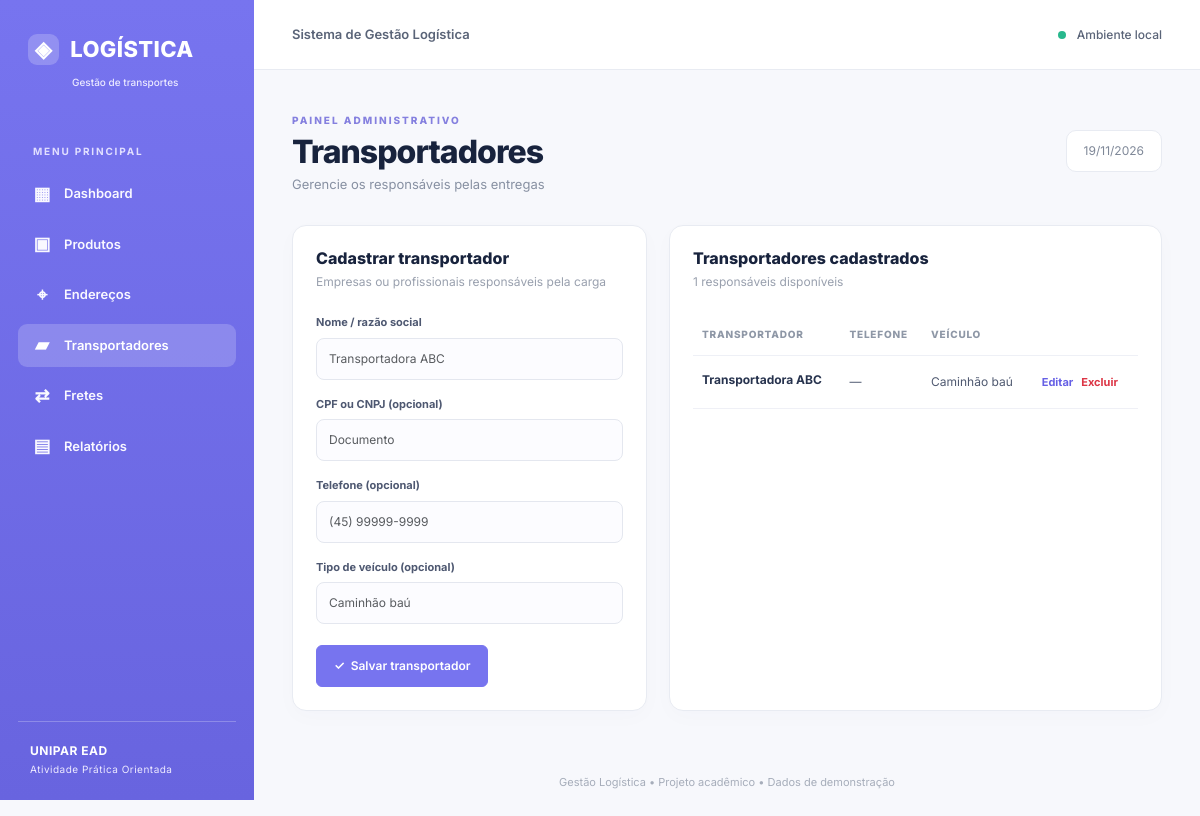
Page /index.php?page=transportadores on the committed database.
### tables this page shows
CREATE TABLE IF NOT EXISTS transportadores (
 id INT AUTO_INCREMENT PRIMARY KEY, nome VARCHAR(150) NOT NULL,
 documento VARCHAR(25) NOT NULL DEFAULT '', telefone VARCHAR(25) NOT NULL DEFAULT '',
 veiculo VARCHAR(120) NOT NULL DEFAULT ''
);

### includes/functions.php (called while the page is built, shortened)
<?php
require_once __DIR__ . '/../config/database.php';
function h($v): string {return htmlspecialchars((string)$v, ENT_QUOTES | ENT_SUBSTITUTE, 'UTF-8');}
function all(string $table, string $order='id DESC'): array {
 $allowed=['produtos','enderecos','transportadores','fretes'];
 return db()->query("SELECT * FROM $table ORDER BY $order")->fetchAll();
}

### config/database.php (called while the page is built, shortened)
<?php
function db(): PDO {
    static $pdo = null;
    if ($pdo === null) {
        $pdo = new PDO('mysql:host='.DB_HOST.';port='.DB_PORT.';dbname='.DB_NAME.';charset=utf8mb4', DB_USER, DB_PASS, [
            PDO::ATTR_ERRMODE => PDO::ERRMODE_EXCEPTION,
            PDO::ATTR_DEFAULT_FETCH_MODE => PDO::FETCH_ASSOC,
            PDO::ATTR_EMULATE_PREPARES => false,
        ]);
    }
    return $pdo;
}

### pages/transportadores.php (the view, shortened to what this page needs)
<?php $items=all('transportadores');$edit=isset($_GET['edit'])?one('transportadores',(int)$_GET['edit']):null; ?>
<div class="two-col"><section class="panel"><div class="panel-header"><div><h2><?=$edit?'Editar transportador':'Cadastrar transportador'?></h2><p>Empresas ou profissionais responsáveis pela carga</p></div></div><form method="post" class="form-grid">
<label>Nome / razão social<input class="form-control" required name="nome" maxlength="150" placeholder="Transportadora ABC" value="<?=h($edit['nome']??'')?>"></label>
<label>CPF ou CNPJ (opcional)<input class="form-control" name="documento" maxlength="25" placeholder="Documento" value="<?=h($edit['documento']??'')?>"></label>
<label>Telefone (opcional)<input class="form-control" name="telefone" maxlength="25" placeholder="(45) 99999-9999" value="<?=h($edit['telefone']??'')?>"></label>
<label>Tipo de veículo (opcional)<input class="form-control" name="veiculo" maxlength="120" placeholder="Caminhão baú" value="<?=h($edit['veiculo']??'')?>"></label>
<div class="form-actions"><button class="btn btn-purple" type="submit">✓ &nbsp;Salvar transportador</button></div></form></section>
<section class="panel"><div class="panel-header"><div><h2>Transportadores cadastrados</h2><p><?=count($items)?> responsáveis disponíveis</p></div></div><div class="table-responsive"><table class="table app-table"><thead><tr><th>Transportador</th><th>Telefone</th><th>Veículo</th><th></th></tr></thead><tbody>
<?php foreach($items as $x):?><tr><td><b><?=h($x['nome'])?></b></td><td><?=h($x['telefone']?:'—')?></td><td><?=h($x['veiculo']?:'—')?></td><td class="action-cell"><a class="text-link" href="index.php?page=transportadores&amp;edit=<?=$x['id']?>">Editar</a><form method="post" onsubmit="return confirm('Excluir este transportador?');"><button class="link-danger" type="submit">Excluir</button></form></td></tr><?php endforeach;?>
<?php if(!$items):?><tr><td colspan="4" class="empty-state">Nenhum transportador cadastrado.</td></tr><?php endif;?></tbody></table></div></section></div>

### assets/css/style.css (style rules this page uses)
:root { --purple:#7774ef;--violet:#6660e5;--ink:#18233d;--muted:#7a8397;--border:#e8ebf2;--paper:#fff;--bg:#f7f8fc }
* { box-sizing:border-box }
body { margin:0;font-family:Inter,Arial,sans-serif;background:var(--bg);color:var(--ink);font-size:14px }
a { text-decoration:none }
.kpi-card,.panel { background:#fff;border:1px solid var(--border);box-shadow:0 6px 22px #25315905;border-radius:14px }
.panel { padding:23px;min-width:0 }
.panel-header { display:flex;justify-content:space-between;align-items:center;gap:12px;margin-bottom:23px }
.panel-header h2 { font-size:16px;font-weight:800;margin:0 0 5px }
.panel-header p { font-size:12px;color:#99a0ae;margin:0 }
.btn-purple { background:var(--purple);border-color:var(--purple);color:#fff;font-weight:600 }
.table { margin-bottom:0 }
.app-table th { color:#8e97a6;text-transform:uppercase;font-size:10px;letter-spacing:.8px;white-space:nowrap;font-weight:800;border-color:#eef0f6;padding:13px 9px }
.app-table td { color:#4f5970;font-size:12px;vertical-align:middle;border-color:#eff0f6;padding:15px 9px }
.app-table td b { color:#27334e }
.two-col { display:grid;grid-template-columns:minmax(310px,.9fr) minmax(0,1.25fr);gap:22px }
.form-grid { display:flex;flex-direction:column;gap:16px }
.form-grid label,.report-filter label { font-weight:700;font-size:11px;color:#4e5871;display:block;flex:1 }
.form-control,.form-select { margin-top:7px;border-radius:8px;border:1px solid #e4e7ef;background:#fcfcff;font-size:12px;padding:11px 12px;color:#34405b }
.form-actions { display:flex;gap:10px;margin-top:5px }
.form-actions .btn { font-size:12px;padding:11px 17px }
.action-cell { white-space:nowrap }
.action-cell form { display:inline }
.text-link,.link-danger { font-size:11px;font-weight:700;border:0;background:transparent;padding:0;margin:0 4px;cursor:pointer }
.text-link { color:var(--violet) }
.link-danger { color:#d55365 }

### rows in the picture
transportadores: nome "Transportadora ABC", telefone "—", veiculo "Caminhão baú"

### other values in the picture
$icon "▦"
$pages[$id] "Dashboard"
$icon "▣"
$pages[$id] "Produtos"
$icon "⌖"
$pages[$id] "Endereços"
$icon "▰"
$pages[$id] "Transportadores"
$icon "⇄"
$pages[$id] "Fretes"
$icon "▤"
$pages[$id] "Relatórios"
$pages[$page] "Transportadores"
count($items) "1"
